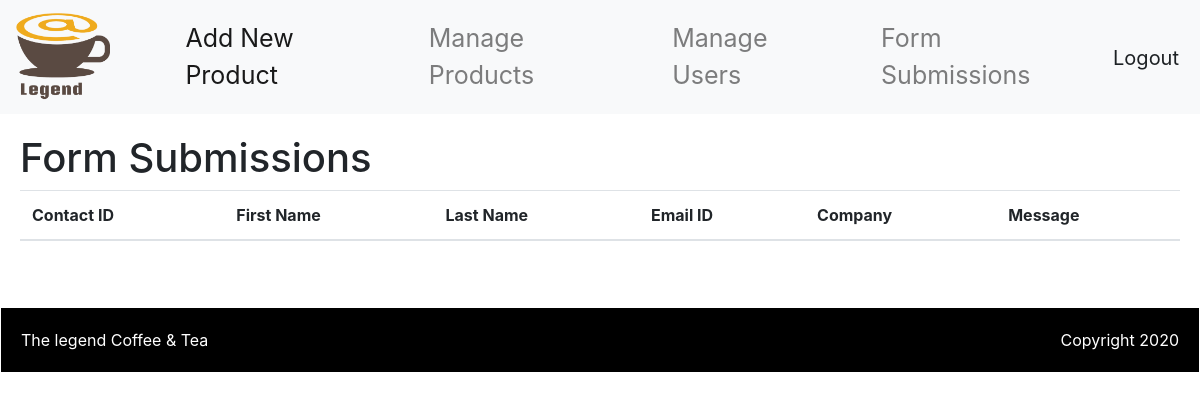
The page /admin/form-submissions (signed in) on the database as committed earlier.
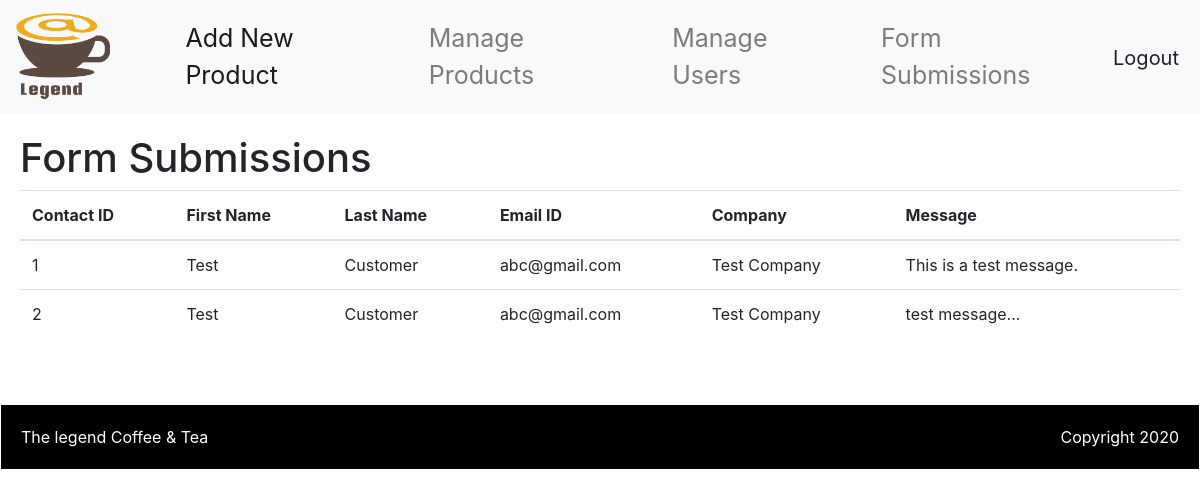
The same page on the database as committed later.
### tables this page shows
CREATE TABLE `contactus` (
  `contactID` int(11) NOT NULL,
  `sendDate` datetime NOT NULL DEFAULT current_timestamp(),
  `message` varchar(1000) NOT NULL
);

CREATE TABLE `personalcustomer` (
  `perCusID` int(11) NOT NULL,
  `firstName` varchar(100) NOT NULL,
  `lastName` varchar(100) NOT NULL,
  `dateOfBirth` date DEFAULT NULL,
  `shippingAddID` int(11) DEFAULT NULL,
  `billingAddID` int(11) DEFAULT NULL,
  `phone` varchar(20) DEFAULT NULL,
  `email` varchar(100) NOT NULL,
  `company` varchar(100) DEFAULT NULL,
  `addedDate` datetime NOT NULL DEFAULT current_timestamp()
);

### admin/core/controller.php (called while the page is built, shortened)
<?php
class Controller {
    public function view($view, $data = []){
        require_once 'views/header.php';
        require_once 'views/' . $view . '.php';
        require_once 'views/footer.php';
    }
}

### admin/controllers/form-submissions.php (called while the page is built, shortened)
<?php
class FormSubmissionsAdminController extends Controller
{
    public function index()
    {
        $listContact = Customer::getFormSubmissions();
        return $this->view('form-submissions', ['listContact' => $listContact]);
    }
}

### admin/core/route.php (called while the page is built, shortened)
<?php
	class Route{
    	protected $method = 'index';
	    public function __construct(){
            $req = $this->parseUrl();
            $index = 0;
            if (isset($req[$index])) {
                unset($req[$index]);
            }
        	$controller = new $controllerName;
	        $this->params = $req ? array_values($req): [];
	        call_user_func_array([$controller,$this->method], $this->params);
	    }
	    public function parseUrl(){
	        if(isset($_GET['req'])){
	            return $req = explode('/',filter_var(rtrim($_GET['req'],'/'),FILTER_SANITIZE_URL));
	        }
	    }
	}
?>

### admin/index.php (called while the page is built, shortened)
<?php
require_once 'core/route.php';
require_once 'core/controller.php';
$route = new route();
?>

### admin/models/customer.php (called while the page is built)
<?php
class Customer
{
    public static function getFormSubmissions()
    {
        $list = [];
        $db = Database::getInstance();
        $req = $db->query('SELECT * FROM contactus C
                                    left join personalcustomer P on C.contactID = P.perCusID');
        foreach ($req->fetchAll() as $rc) {
            $list[] = $rc;
        }
        return $list;
    }
}

### admin/views/form-submissions.php (the view)
<h1>Form Submissions</h1>
<table class="table">
    <thead>
    <tr>
        <th scope="col">Contact ID</th>
        <th scope="col">First Name</th>
        <th scope="col">Last Name</th>
        <th scope="col">Email ID</th>
        <th scope="col">Company</th>
        <th scope="col">Message</th>
    </tr>
    </thead>
    <tbody>
    <?php
    foreach ($data['listContact'] as $item) {
        echo '<tr>
                    <td>' . $item['contactID'] . '</td>
                    <td>' . $item['firstName'] . '</td>
                    <td>' . $item['lastName'] . '</td>
                    <td>' . $item['email'] . '</td>
                    <td>' . $item['company'] . '</td>
                    <td>' . $item['message'] . '</td>
                   </tr>';
    } ?>
    </tbody>
</table>

Rows that differ between the two databases and show on the page:
added contactus: contactID "1", contactID.firstName "Test", contactID.lastName "Customer", contactID.email "abc@gmail.com", contactID.company "Test Company", message "This is a test message."
added contactus: contactID "2", contactID.firstName "Test", contactID.lastName "Customer", contactID.email "abc@gmail.com", contactID.company "Test Company", message "test message..."
